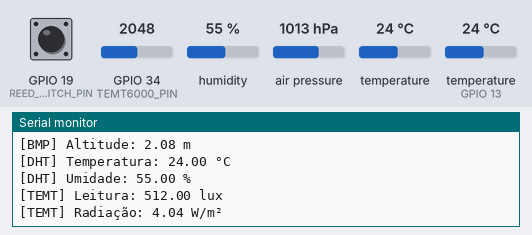
Recording of a sketch running on a simulated ESP32. Shown: the last lines printed to the serial monitor. Inputs (shaded band) come from the test bench; at power-on: humidity 55 %, air pressure 1013 hPa, GPIO 34 (TEMT6000_PIN) = 2048, GPIO 19 (REED_SWITCH_PIN) HIGH, temperature 24 °C, temperature (sensor on GPIO 13) 24 °C (analog values on the 0–4095 scale). WiFi joins after 1.5 s; servers stay silent unless stated; network time is answered at once with the bench clock; the local clock reads 2024-03-15 10:24:30 at power-on unless the sketch sets it.

Above: at 7.7 s.
7.8 s: humidity set to 22 %
At 12.1 s:
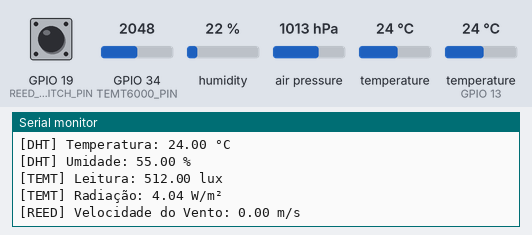
21.8 s: air pressure set to 952 hPa
25.9 s: GPIO 34 (TEMT6000_PIN) set to 2866
At 29.7 s:
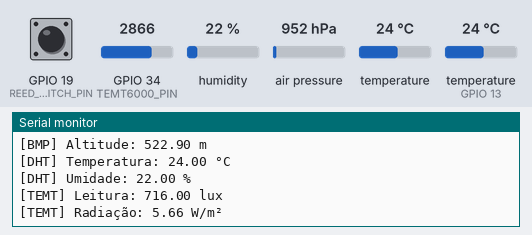
30.0 s: GPIO 19 (REED_SWITCH_PIN) pulled LOW for 3 s
At 34.3 s:
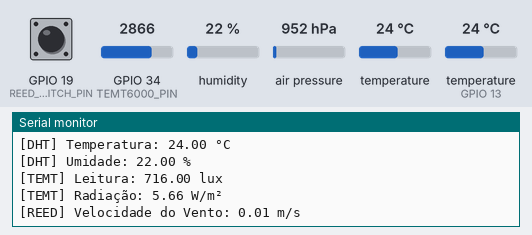
34.5 s: temperature (sensor 0) set to 12 °C
38.6 s: temperature (sensor on GPIO 13) set to 12 °C
At 40.7 s:
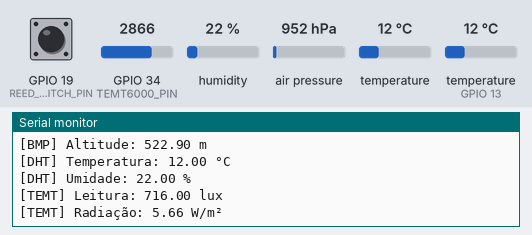
Timing chart, 0 to 42.2 s (numbered marks = the images above; inputs shaded):
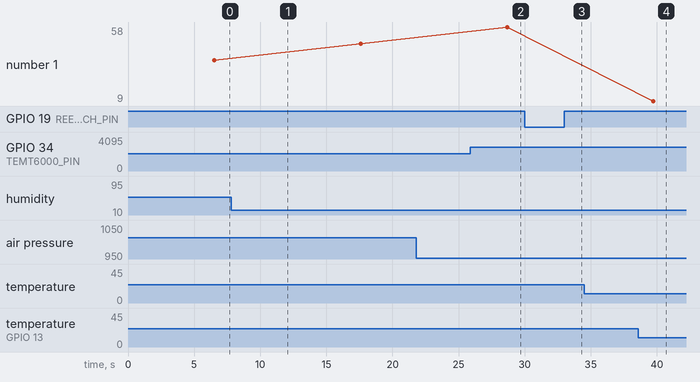

Measured:
- after the input at 25.9 s, the serial monitor: prints a new line after 2.8 s (image 2)
- after the input at 30.0 s, the serial monitor: prints a new line after 3.7 s (image 3)
- after the input at 38.6 s, the serial monitor: prints a new line after 1.1 s (image 4)

The sketch:

code.ino
```cpp
/*
Board: Esp32 Dev Module
ArduinoID v2.0.3
*/

/* BIBLIOTECAS */

// Gerais
#include <WiFi.h>                  //Biblioteca para conectar o ESP32 com WiFi
#include <IOXhop_FirebaseESP32.h>  //Biblioteca para esp32 se comunicar com firebase
#include <ArduinoJson.h>           //Biblioteca para colocar informação no formato json, utilizado no firebase (versão 5.13.3)
#include <Wire.h>

// Sensores
#include <DHT.h>  //Biblioteca para o sensor DHT22, v1.2.3
#include <Adafruit_Sensor.h>
#include <Adafruit_BMP280.h>
#include <WiFiUdp.h>
#include <NTPClient.h>

/* CONSTANTES */

// Credenciais do firebase: Link e Senha
#define FIREBASE_HOST "https://estacao-meteorologic-default-rtdb.firebaseio.com"
#define FIREBASE_AUTH "VoPrhGBDhJiuhvKt1Oo6ucuCNtGI2EZ9ojWHhLN6"
// senha em https://console.firebase.google.com/u/0/project/NOME-DO-PROJETO/settings/serviceaccounts/databasesecrets?hl=pt>

// Credenciais de wifi: Nome e Senha
#define WIFI_SSID "IOT"
#define WIFI_PASSWORD "viladaciencia"

// Pinos Sensores
#define TEMT6000_PIN 34
#define REED_SWITCH_PIN 19

// Pressão Atmosférica local
#define PATM 1013.25

/* VARIÁVEIS */

// bmp
float temperatura_bmp = 0;
float pressao_bmp = 0;
float altitude_bmp = 0;

// dht
float temperatura_dht = 0;
float umidade_dht = 0;

// temt
float radiacao;
long leitura;

// reed switch
volatile int contador_de_interrupcoes = 0;  // Variável volátil para contar o número de interrupções
float vento_reed = 0;                       // Velocidade atual do vento em m/s

// --- Constantes ---
const float pi = 3.14159265;  //Número de pi
int period = 5000;            //Tempo de medida(miliseconds)
int delaytime = 2000;         //Invervalo entre as amostras (miliseconds)
int radius = 5.85;            //Raio do anemometro(mm)

// --- Variáveis Globais ---
unsigned int Sample = 0;   //Armazena o número de amostras
unsigned int counter = 0;  //Contador para o sensor
unsigned int RPM = 0;      //Rotações por minuto

const char* ntpServer = "pool.ntp.org";
const long gmtOffset_sec = -10800;  // -3 horas * 60 minutos * 60 segundos
const int daylightOffset_sec = 0;   // Brasil não tem

/* OBJETOS */

// sensor bmp
Adafruit_BMP280 bmp;  // Inicialização do objeto Adafruit_BMP280 para comunicação com o BMP280 via I2C

// sensor dht
DHT dht(13, DHT22);  // Parametros: Pino para dados, Tipo do sensor (DHT11, 21 ou 22)

WiFiUDP ntpUDP;

// You can specify the time server pool and the offset (in seconds, can be
// changed later with setTimeOffset() ). Additionally you can specify the
// update interval (in milliseconds, can be changed using setUpdateInterval() ).
NTPClient timeClient(ntpUDP, "pool.ntp.org", -10800);

String timestamp;
String day;

void conect_wifi() {
  // wifi
  int delay_de_tentativas = 500;
  int tentativas = 40;
  /*
    Função para conectar o ESP32 ao WiFi.

    * Esta função utiliza as credenciais de WiFi
    * definidas nas constantes WIFI_SSID e WIFI_PASSWORD
    * para conectar o ESP32 à rede WiFi.
    * A função imprime na saída serial o andamento da conexão.
    * Retorna caso não seja possível se conectar
  */
  Serial.println();
  Serial.print("[WiFi] Conectando à: ");
  Serial.print(WIFI_SSID);

  // Inicia comunicação com wifi
  WiFi.begin(WIFI_SSID, WIFI_PASSWORD);

  // Espera pelo evento de WiFi
  while (true) {

    switch (WiFi.status()) {

      case WL_DISCONNECTED:
        Serial.print(".");
        break;

      case WL_NO_SSID_AVAIL:
        Serial.println("[WiFi] SSID não encontrado");
        break;

      case WL_CONNECT_FAILED:
        Serial.print("\n[WiFi] Falha - Não foi possivel conectar! Motivo: ");
        return;
        break;

      case WL_CONNECTION_LOST:
        Serial.println("\n[WiFi] A conexão foi perdida");
        break;

      case WL_SCAN_COMPLETED:
        Serial.println("\n[WiFi] A digitalização está concluída");
        break;

      case WL_CONNECTED:

        Serial.println();
        Serial.println("[WiFi] WiFi conectado!");
        Serial.print("[WiFi] Endereço IP: ");
        Serial.println(WiFi.localIP());
        return;
        break;

      default:
        Serial.print("\n[WiFi] WiFi Status: ");
        Serial.println(WiFi.status());
        break;
    }

    delay(delay_de_tentativas);

    // Verifica se excedeu o tempo máximo de tentativas de conexão
    if (tentativas <= 0) {
      Serial.print("[WiFi] Falha: Tempo de conexão excedeu o limite esperado");
      // Use a função de desconexão para forçar a interrupção da tentativa de conexão
      WiFi.disconnect();
      return;
    } else {
      tentativas--;
    }
  }
}

void timeGet() {
  timeClient.update();
  timestamp = timeClient.getFormattedTime();
  day = timeClient.getDay();
  Serial.println(timestamp);
}
void setup() {
  Serial.begin(115200);                    // Inicia a comunicação serial
  pinMode(REED_SWITCH_PIN, INPUT_PULLUP);  // Define o pino como entrada com resistor pull-up

  analogReadResolution(10);
  analogSetPinAttenuation(TEMT6000_PIN, ADC_6db);

  // Inicialização da comunicação I2C com o sensor BMP280 (0x76)
  if (!bmp.begin(0x76)) {
    Serial.println("Não foi possível inicializar o BMP280");
  }

  // Inicia comunicação com o sensor DHT22
  dht.begin();
  conect_wifi();

  timeClient.begin();

  // Inicia comunicação com firebase
  Firebase.begin(FIREBASE_HOST, FIREBASE_AUTH);
  delay(5000);
}

void loop() {
  timeGet();
  get_bmp();
  get_dht();
  get_temt();
  get_reed();

  envio_firebase();

  delay(5000);
}

// Coleta

void print(String sensor, float valor, String medida) {
  Serial.print(sensor);
  Serial.print(valor);
  Serial.println(medida);
}

void get_bmp() {
  temperatura_bmp = bmp.readTemperature();       // Leitura da temperatura em graus Celsius
  pressao_bmp = bmp.readPressure() / 100;        // Leitura da pressão atmosférica em hectopascals
  altitude_bmp = bmp.readAltitude(1013.25);  // Cálculo da altitude baseado na pressão atmosférica padrão de 1013.25 hPa

  print("[BMP] Temperatura: ", temperatura_bmp, " °C");
  print("[BMP] Pressão Atmosférica: ", pressao_bmp, " hPA");
  print("[BMP] Altitude: ", altitude_bmp, " m");
}

void get_dht() {
  // Armazena a temperatura lida pelo sensor
  temperatura_dht = dht.readTemperature();
  // Armazena a umidade lida pelo sensor
  umidade_dht = dht.readHumidity();

  print("[DHT] Temperatura: ", temperatura_dht, " °C");
  print("[DHT] Umidade: ", umidade_dht, " %");
}

void get_temt() {
  leitura = analogRead(TEMT6000_PIN);  //Lê o valor da entrada analógica
  radiacao = leitura * 0.0079;         //Converte o valor lido em W/m²

  print("[TEMT] Leitura: ", leitura, " lux");
  print("[TEMT] Radiação: ", radiacao, " W/m²");
}

#define NUM_AMOSTRAS_REED 10  // Número de amostras para o filtro de média móvel
float amostras_vento_reed[NUM_AMOSTRAS_REED];  // Array para armazenar as amostras de velocidade do vento

void get_reed() {
  vento_reed = 0;

  counter = 0;
  attachInterrupt(digitalPinToInterrupt(REED_SWITCH_PIN), addcount, RISING);
  unsigned long millis();
  long startTime = millis();
  while (millis() < startTime + period) {}

  RPM = ((counter)*60) / (period / 1000);              // Calculate revolutions per minute (RPM)
  vento_reed = ((4 * pi * radius * RPM) / 60) / 1000;  //Calcula a velocidade do vento em m/s


  print("[REED] Velocidade do Vento: ", vento_reed, " m/s");
}


// Envio
void send_to_firebase(String variable_name, float value) {
  String path = "/Produtor/Cultura/Meteorologia/" + variable_name + "/vila/" + timestamp;

  if(WiFi.status() == WL_CONNECTED){
    Firebase.set(path, value);
    if (Firebase.failed()) {
      WiFi.reconnect();
      Serial.print("[ERROR][");
      Serial.print(variable_name);
      Serial.print("] Falha ao enviar valor:");
      Serial.println(Firebase.error());
      Serial.println();
      return;
    }
  }
  else{
    conect_wifi();
  };
}

void envio_firebase() {
  send_to_firebase("temperatura_bmp", temperatura_bmp);
  send_to_firebase("pressao_bmp", pressao_bmp);
  send_to_firebase("altitude_bmp", altitude_bmp);

  send_to_firebase("temperatura_dht", temperatura_dht);
  send_to_firebase("umidade", umidade_dht);

  send_to_firebase("radiacao", radiacao);

  send_to_firebase("vento", vento_reed);
}

//Incrementa contador
void addcount() {
  counter++;
}
```
